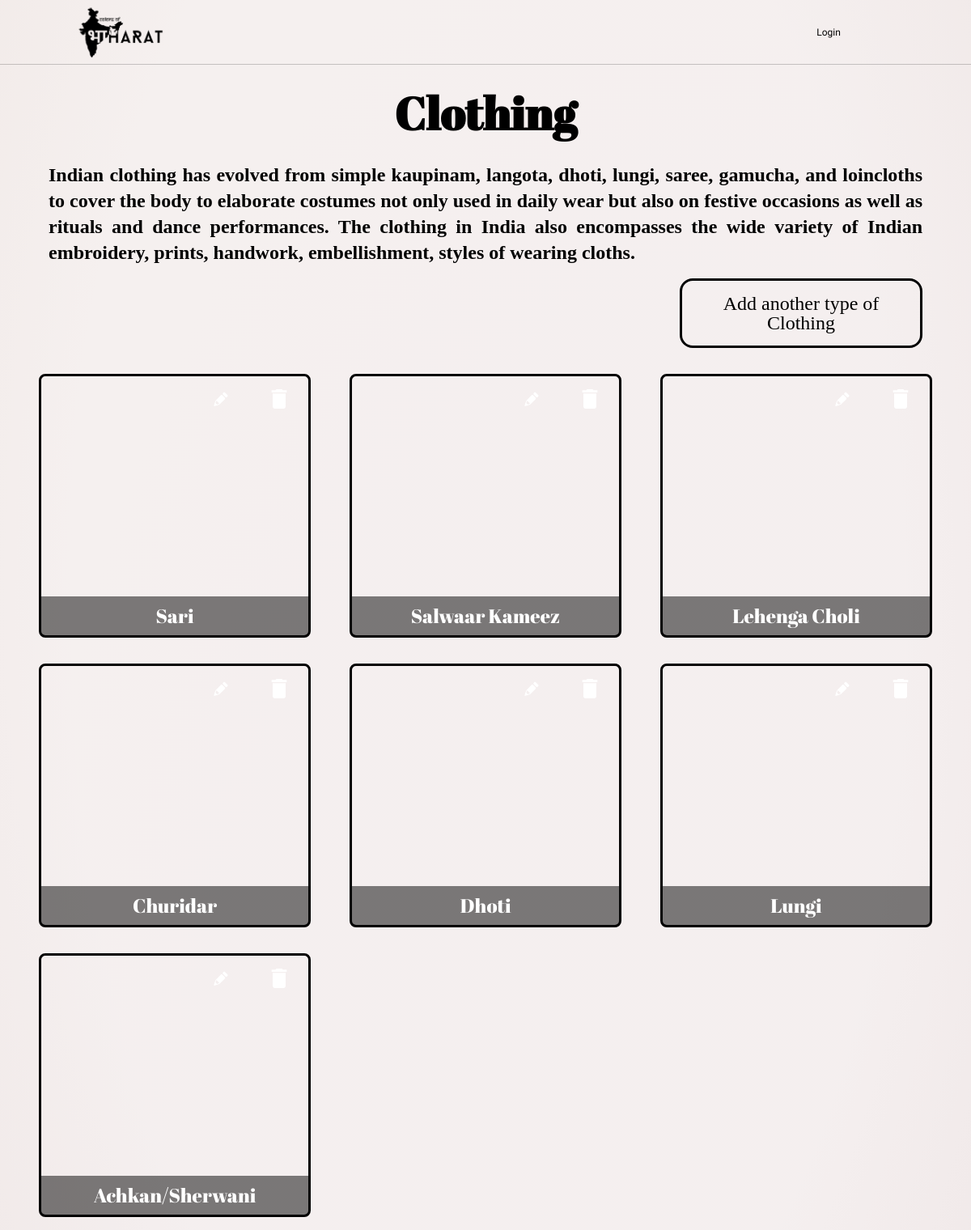
Screenshot of /catalog/3/items/ with the database file from the repository.
### database_setup.py (models this page shows, shortened)
class Category(Base):
    __tablename__ = 'category'
    id = Column(Integer, primary_key=True)
    name = Column(String(250), nullable=False)
    picture = Column(String)
    description = Column(String)
    user_id = Column(Integer, ForeignKey('user.id'))
    user = relationship(User)

class Item(Base):
    __tablename__ = 'item'
    name = Column(String(80), nullable=False)
    id = Column(Integer, primary_key=True)
    description = Column(String(250))
    picture = Column(String)
    category_id = Column(Integer, ForeignKey('category.id'))
    category = relationship(Category)

### application.py (the view)
@app.route('/catalog/<int:category_id>/items/')
def showItems(category_id):
    cat = session.query(Category).filter_by(id=category_id).one_or_none()
    ite = session.query(Item).filter_by(category_id=category_id).all()
    return render_template('items.html', cat=cat, ite=ite)

### templates/items.html (shortened to what this page needs)
<html>
<head>
    <link rel="stylesheet" href="{{url_for('static', filename='reset.css') }}">
    <link rel="stylesheet" type="text/css" href="{{url_for('static', filename='items.css') }}">
</head>
<body>
    <div class="topbar">
        <a href="/catalog">
        <div class="logo">
<img src="{{url_for('static',filename='logo.png')}}" id='logopng'>
        </div>
    </a>
        <div class="LoginButton">
            {%if 'username' not in session %}
            <a class="usrname" href="{{url_for('start')}}">Login </a> {% else %}
            <a class="usrname" href=#>
                <img src="{{session['picture']}}">
                <p>{{(session['username'])}}</p>
            </a>
            <a class="logoutbutton" href="{{url_for('logout')}}">Logout </a> {% endif %}
        </div>
    </div>
    <div class='main'>
        <div class='flash'> </div>
        <h1>{{cat.name}}</h1>
        {% if cat.description %}
        <h3>{{cat.description}}</h3>
        {% endif %}
        <div class="divnewItem">
        <a href="{{url_for('newItem',category_id=cat.id)}}"><p> Add another type of {{cat.name}}</p>
</a>
            </div>
        <ul class="container">
            {% for i in ite %}
            <li>
                <div class=subcontainer style="background: url('{{i.picture}}') ; background-size: cover;">
                    <a class='itemname' href="{{url_for('itemDescription',category_id=i.category_id,item_id=i.id)}}">
                        <p>{{i.name}} </p>
                    </a>
                    <a class='svgedit' href="{{url_for('editItem',category_id=i.category_id,item_id=i.id)}}"></a>
                    <a class='svgdelete' href="{{url_for('deleteItem',category_id=i.category_id,item_id=i.id)}}">
                            <svg version="1.1" class="Capa_1"  x="0px" y="0px"
                             width="459px" height="459px" viewBox="0 0 459 459" >
                                <g id="delete">
                                    <path id="pathsvgdelete" d="M76.5,408c0,28.05,22.95,51,51,51h204c28.05,0,51-22.95,51-51V102h-306V408z M408,25.5h-89.25L293.25,0h-127.5l-25.5,25.5
                                        H51v51h357V25.5z"/>
                                </g>
                            </svg>
                        </a>
                </div>
            </li>
            {% endfor %}
        </ul>
    </div>
</body>
</html>

### static/items.css (style rules this page uses)
body { background-image: radial-gradient(73% 147%, #EADFDF 59%, #ECE2DF 100%), radial-gradient(91% 146%, rgba(255,255,255,0.50) 47%, rgba(0,0,0,0.50) 100%); background-blend-mode: screen; background: -webkit-gradient(135deg, #f5f7fa 0%, #c3cfe2 100%); background: -webkit-radial-gradient(73% 147%, #EADFDF 59%, #ECE2DF 100%), radial-gradient(91% 146%, rgba(255,255,255,0.50) 47%, rgba(0,0,0,0.50) 100%); background: -moz-radial-gradient(73% 147%, #EADFDF 59%, #ECE2DF 100%), radial-gradient(91% 146%, rgba(255,255,255,0.50) 47%, rgba(0,0,0,0.50) 100%); display: grid; grid-template-rows:10vh 90vh; box-sizing: border-box; }
.topbar { border-bottom: 0.2vh solid rgba(0,0,0,0.2); grid-row-start: 1; grid-row-end: 2; display: grid; grid-template-columns: repeat(20, 1fr); }
.logo { margin: 1vh 2vw 1vh 8vw; grid-column-start:1; grid-column-end: 7; }
.logo img { grid-row-start: 1; grid-row-end:2; height: 8vh; }
.LoginButton { grid-column-start: 16; grid-column-end: 22; align-content: center; display: grid; grid-template-columns: 10fr 6fr; }
.LoginButton a { text-decoration: none; align-self: center; text-align: center; }
.usrname { grid-column-start: 1; grid-column-end: 2; font-family:'Limelight'; font-size:1vw; color:black; display: flex; -webkit-flex-flow: row; justify-content: space-around; }
.main { grid-row-start: 2; grid-row-end: 3; display: grid; grid-template-columns: repeat(20,1fr); grid-template-rows:1fr 1fr 1fr 1fr 20fr; }
.flash { color:green; text-align: center; padding:1vh 1vw; grid-row-start:1; grid-column:1/22; }
.main h1 { grid-row-start:2; grid-column:1/22; text-align: center; margin:2vh 2vw; font-size:7vh; font-family:'Abril Fatface'; }
.main h3 { text-align: justify; margin:2vh 5vw; font-size:3vh; line-height: 4vh; grid-row-start:3; grid-column:1/22; }
.divnewItem { border:solid; border-radius:2vh; align-content: center; grid-row:4/5; grid-column: 15/20; align-content: center; }
.divnewItem a { box-sizing: border-box; display: grid; grid-template-columns: auto-fill; grid-template-rows: 1fr; }
.divnewItem a p { padding:2vh 2vw; text-align: center; font-size:3vh; font-family: "Playfair Display"; color: black; grid-column: 1/2; grid-row: 1; }
.container { margin:2vh 2vw; grid-row-start:5; grid-column:1/22; display: grid; grid-template-columns: repeat(auto-fill, minmax(30vw, 1fr)); }
a { text-decoration: none; }
.subcontainer { list-style:none; border:solid; margin:2vh 2vw; height:40vh; border-radius: 1vh; align-content: center; align-items: center; display: grid; grid-template-columns:7fr 1fr 1fr; grid-template-rows: 1fr 8fr 1fr; }
ul li { list-style: none; }
.itemname { background: rgba(0,0,0,0.5); height:6vh; grid-row:3/4; grid-column:1/4 }
.itemname p { line-height: 6vh; font-family:'Abril Fatface'; font-size:3vh; color:white; text-align: center; }
.svgedit { grid-row: 1/2; grid-column: 2/3; }
.svgdelete { grid-row: 1/2; grid-column: 3/4 }
.Capa_1 { margin:2vh 2vw; width:2vw; height:2vw; }

### rows the page displays
Category: name "Clothing", description "Indian clothing has evolved from simple kaupinam, langota, dhoti, lungi, saree, gamucha, and loincloths to cover the body to elaborate costumes not only used in daily wear but also on festive occasions as well as rituals and dance performances. The clothing in India also encompasses the wide variety of Indian embroidery, prints, handwork, embellishment, styles of wearing cloths."
Item: name "Sari"
Item: name "Salwaar Kameez"
Item: name "Lehenga Choli"
Item: name "Churidar"
Item: name "Dhoti"
Item: name "Lungi"
Item: name "Achkan/Sherwani"
